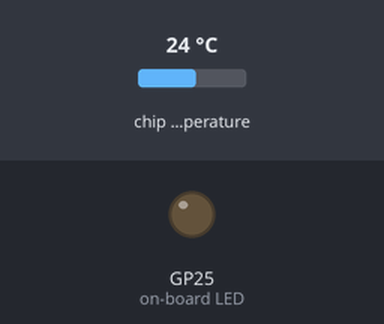
The program below on a simulated Raspberry Pi Pico running MicroPython. Parts: output pins drawn as LEDs (lit = HIGH). The test bench sets the inputs (shaded band); at power-on: chip temperature 24 °C. WiFi joins after 1.5 s; the clock reads 2024-03-15 10:24:30 at power-on unless the program sets it; web requests get an empty 200 reply after 0.4 s; what the program prints to the serial console is not drawn.

Above: at 2.2 s.
At 13.3 s:
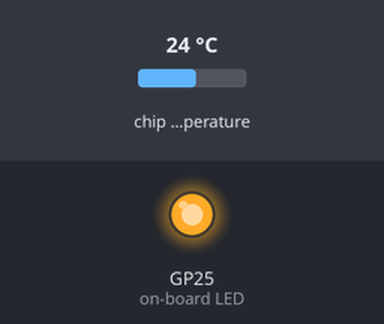
Timing chart, 0 to 15.6 s (numbered marks = the images above):
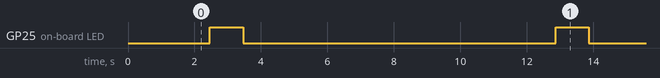

Measured:
- by itself, GP25 (on-board LED): alternates HIGH for 1.0 s and LOW for 9.4 s

The program:

web_server.py
```python
import network
import socket
import urequests as requests
from time import sleep, localtime
from picozero import pico_temp_sensor, pico_led
from config import ssid, hostname, endpoint, remote, password
import machine
import ujson
import ntptime
from isodate import to_iso_date

#ssid = 'Mobiiliperuna'
#hostname = "rpicow-temp-1"
#remote = "temp.iot.not.rip"
#password = 'aoe142536'

def connect():
    #Connect to WLAN
    wlan = network.WLAN(network.STA_IF)
    wlan.config(hostname=hostname)
    wlan.active(True)
    wlan.connect(ssid, password)
    while wlan.isconnected() == False:
        print('Waiting for connection...')
        sleep(1)
    ip = wlan.ifconfig()[0]
    print(f'Connected on {ip}')
    return ip

def open_socket(ip):
    # Open a socket
    address = (ip, 8080)
    connection = socket.socket()
    connection.bind(address)
    connection.listen(1)
    print(connection)
    return connection

def post_temp():
    temperature = 0
    pico_led.off()
    payload = {
        "device": hostname,
        "data": {
            "temp": temperature
            }
        }
    while True:
        pico_led.off()
        temperature = pico_temp_sensor.temp
        payload["data"]["temp"]=temperature
        payload["time"] = to_iso_date(localtime())
        post_data = ujson.dumps(payload)
        response = requests.post("{}/{}".format(remote, endpoint), headers = {'content-type': 'application/json'}, data=post_data)
        response.close()
        pico_led.on()
        sleep(1)
        pico_led.off()
        sleep(9)

def serve(connection):
    state = 'OFF'
    pico_led.off()
    temperature = 0
    while True:
        client = connection.accept()[0]
        pico_led.on()
        while True:
            temperature = pico_temp_sensor.temp
            temp_str = "Temperature: {} °C\n".format(temperature)
            client.send(temp_str)
            sleep(1)
        client.close()

try:
    ip = connect()
    ntptime.settime()
    post_temp()
except KeyboardInterrupt:
    machine.reset()

try:
    ip = connect()
except KeyboardInterrupt:
    machine.reset()
```

config.py
```python
ssid = 'SSID'
hostname = "DEVICENAME"
remote = "REMOTEHOST"
endpoint = "endpoint/to/post/data"
password = 'WLANPASSWORD'
```

isodate.py
```python
def zfl(s, width):
    return '{:0>{w}}'.format(s, w=width)


def to_iso_date(localtime):
    return "{}-{}-{}T{}:{}:{}.{}Z".format(localtime[0],
    zfl(localtime[1], 2), zfl(localtime[2],2),
    zfl(localtime[3], 2), zfl(localtime[4], 2),
    zfl(localtime[5], 2), '000')
```
